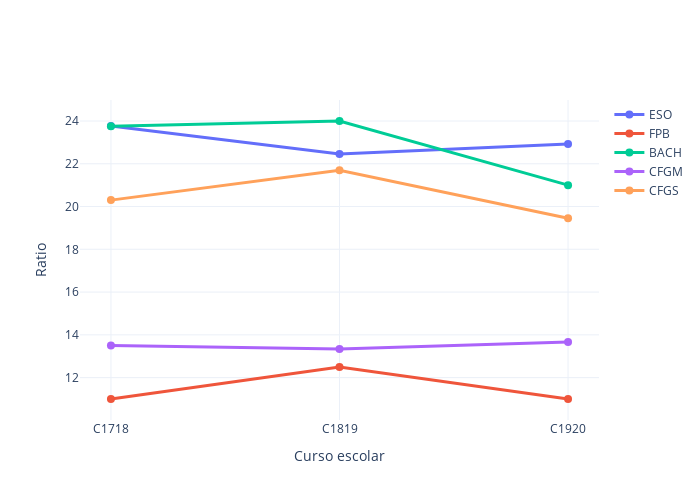

Here is the notebook cell this chart was saved with:
### Markdown cell above
## Evolución de la ratio de alumnado por niveles

### Code cell
myplotly.num_students_evolution(df_ce, stages, years, ratio=True)

### Figure 1 — Plotly figure (JSON) as saved in the notebook; plotly's stock layout.template omitted (floating-point values rounded to 4 significant figures)
{"data": [{"hoverinfo": "name+text", "line": {"width": 3}, "marker": {"size": 8}, "name": "ESO", "text": [23.77, 22.46, 22.93], "type": "scatter", "x": ["C1718", "C1819", "C1920"], "y": [23.77, 22.46, 22.93]}, {"hoverinfo": "name+text", "line": {"width": 3}, "marker": {"size": 8}, "name": "FPB", "text": [11, 12.5, 11], "type": "scatter", "x": ["C1718", "C1819", "C1920"], "y": [11, 12.5, 11]}, {"hoverinfo": "name+text", "line": {"width": 3}, "marker": {"size": 8}, "name": "BACH", "text": [23.75, 24, 21], "type": "scatter", "x": ["C1718", "C1819", "C1920"], "y": [23.75, 24, 21]}, {"hoverinfo": "name+text", "line": {"width": 3}, "marker": {"size": 8}, "name": "CFGM", "text": [13.5, 13.33, 13.67], "type": "scatter", "x": ["C1718", "C1819", "C1920"], "y": [13.5, 13.33, 13.67]}, {"hoverinfo": "name+text", "line": {"width": 3}, "marker": {"size": 8}, "name": "CFGS", "text": [20.3, 21.7, 19.45], "type": "scatter", "x": ["C1718", "C1819", "C1920"], "y": [20.3, 21.7, 19.45]}], "layout": {"height": 500, "width": 700, "xaxis": {"title": {"text": "Curso escolar"}}, "yaxis": {"title": {"text": "Ratio"}}}}
